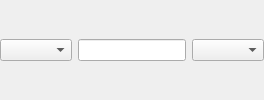
<?xml version="1.0" encoding="UTF-8"?>
<ui version="4.0">
 <class>main</class>
 <widget class="QWidget" name="main">
  <layout class="QHBoxLayout" name="main_lay">
   <property name="leftMargin">
    <number>0</number>
   </property>
   <property name="topMargin">
    <number>0</number>
   </property>
   <property name="rightMargin">
    <number>0</number>
   </property>
   <property name="bottomMargin">
    <number>0</number>
   </property>
   <item>
    <widget class="QComboBox" name="attribute_cmb"/>
   </item>
   <item>
    <widget class="QLineEdit" name="pattern_line">
     <property name="text">
      <string/>
     </property>
    </widget>
   </item>
   <item>
    <widget class="QComboBox" name="colorspace_cmb"/>
   </item>
  </layout>
 </widget>
 <resources/>
 <connections/>
</ui>
